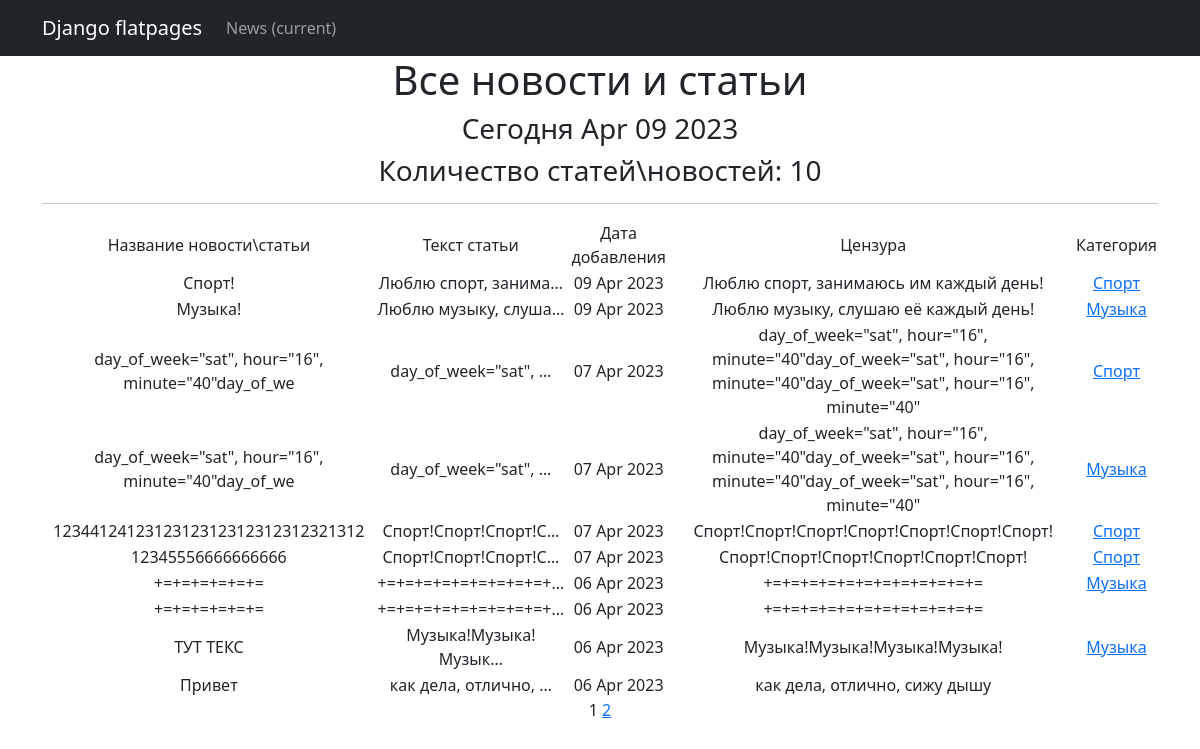
Page /news/ on the committed database.
### simpleapp/models.py (models this page shows, shortened)
class Post(models.Model):
    article = models.CharField(max_length=50)
    text = models.TextField()
    time_in = models.DateTimeField(auto_now_add=True)
    name_author = models.TextField(max_length=50)
    category = models.ManyToManyField(Category, through='PostCategory')

class Category(models.Model):
    sport = 'Спорт'
    music = 'Музыка'
    cat_field = [(sport, 'Cпорт'),
                 (music, 'Музыка')]
    name = models.CharField(max_length=6, choices=cat_field, unique=True)
    subscribers = models.ManyToManyField(User, blank=True, related_name='categories')

### simpleapp/views.py (the view)
# urls.py: path('', PostsList.as_view(), name='post_list'),
class PostsList(ListView):
    model = Post
    ordering = '-time_in'
    template_name = 'news.html'
    context_object_name = 'news'
    paginate_by = 10
    def get_context_data(self, **kwargs):
        context = super().get_context_data(**kwargs)
        context['time_now'] = datetime.utcnow()
        return context

### simpleapp/templatetags/custom_filters.py (called while the page is built)
@register.filter()
def censor(value):
    for word in bad_words:
        if word in value:
            censor_word = ''.join(['*' for word in range(len(word))])
            value = value.replace(word, censor_word)
    return value

### simpleapp/templatetags/custom_tags.py (called while the page is built)
@register.simple_tag(takes_context=True)
def url_replace(context, **kwargs):
   d = context['request'].GET.copy()
   for k, v in kwargs.items():
       d[k] = v
   return d.urlencode()

### templates/news.html (shortened to what this page needs)
{% extends 'flatpages/default.html' %}
{% load custom_filters %}
{% load custom_tags %}
{% block content %}
   <h1>Все новости и статьи</h1>
   <h3>Сегодня {{ time_now|date:'M d Y' }}</h3>
   <h3> {{"Количество статей\новостей"}}: {{ news| length }} </h3>
   <hr>
   {% if news %}
       <table>
           <tr>
               <td>Название новости\статьи</td>
               <td>Текст статьи</td>
               <td>Дата добавления</td>
               <td>Цензура</td>
               <td>Категория </td>
           </tr>
           {% for news in news %}
           <tr>
               <td>{{ news.article }}</td>
               <td>{{ news.text|truncatechars:20 }}</td>
               <td>{{ news.time_in|date:'d M Y' }}</td>
               <td>{{ news.text|censor }}</td>
               <td>
                   {% for category in news.category.all %}
                   <a href="{% url 'category_list' category.id %}">{{ category.get_name_display }}</a>
                   {% endfor %}
               </td>
           </tr>
           {% endfor %}
       </table>
   {% else %}
       <h2>Ничего нет!</h2>
   {% endif %}
   {{ page_obj.number }}
   {% if page_obj.has_next %}
       <a href="?{% url_replace page=page_obj.next_page_number %}">{{ page_obj.next_page_number }}</a>
   {% endif %}
{% endblock content %}

### rows in the picture
Post: article "Спорт!", text "Люблю спорт, занима…", time_in "09 Apr 2023", text|censor "Люблю спорт, занимаюсь им каждый день!"
Category: name "Cпорт"
Post: article "Музыка!", text "Люблю музыку, слуша…", time_in "09 Apr 2023", text|censor "Люблю музыку, слушаю её каждый день!"
Category: name "Музыка"
Post: article "day_of_week=\"sat\", hour=\"16\", minute=\"40\"day_of_we", text "day_of_week=\"sat\", …", time_in "07 Apr 2023", text|censor "day_of_week=\"sat\", hour=\"16\", minute=\"40\"day_of_week=\"sat\", hour=\"16\", minute=\"40\"day_of_week=\"sat\", hour=\"16\", minute=\"40\""
Post: article "day_of_week=\"sat\", hour=\"16\", minute=\"40\"day_of_we", text "day_of_week=\"sat\", …", time_in "07 Apr 2023", text|censor "day_of_week=\"sat\", hour=\"16\", minute=\"40\"day_of_week=\"sat\", hour=\"16\", minute=\"40\"day_of_week=\"sat\", hour=\"16\", minute=\"40\""
Post: article "1234412412312312312312312312321312", text "Спорт!Спорт!Спорт!С…", time_in "07 Apr 2023", text|censor "Спорт!Спорт!Спорт!Спорт!Спорт!Спорт!Спорт!"
Post: article "12345556666666666", text "Спорт!Спорт!Спорт!С…", time_in "07 Apr 2023", text|censor "Спорт!Спорт!Спорт!Спорт!Спорт!Спорт!"
Post: article "+=+=+=+=+=+=", text "+=+=+=+=+=+=+=+=+=+…", time_in "06 Apr 2023", text|censor "+=+=+=+=+=+=+=+=+=+=+=+="
Post: article "+=+=+=+=+=+=", text "+=+=+=+=+=+=+=+=+=+…", time_in "06 Apr 2023", text|censor "+=+=+=+=+=+=+=+=+=+=+=+="
Post: article "ТУТ ТЕКС", text "Музыка!Музыка!Музык…", time_in "06 Apr 2023", text|censor "Музыка!Музыка!Музыка!Музыка!"
Post: article "Привет", text "как дела, отлично, …", time_in "06 Apr 2023", text|censor "как дела, отлично, сижу дышу"

### other values in the picture
{{ time_now|date:'M d Y' }} "Apr 09 2023"
{{ "Количество статей\новостей" }} "Количество статей\\новостей"
{{ news| length }} "10"
{{ page_obj.number }} "1"
{{ page_obj.next_page_number }} "2"
